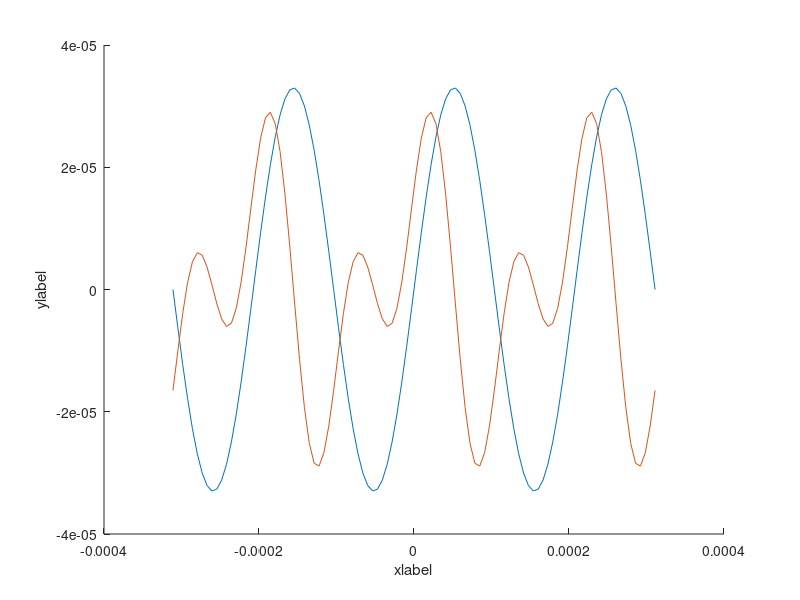

Here is the MATLAB script that generated this plot: (Note: this script raises an error after producing the figure.)
% figures matlab "propres"
clear all; close all;

% generate some data
scaling = 3.3e-5;
x = linspace(-3*pi,3*pi,100);
y1 = sin(x) * scaling;
y2 = (sin(2*x)+cos(x))/2 * scaling;

% figure 1 - default
fig = figure;
hold on; 
%grid on; box on;
%fig.Position = [100 100 560*0.57 420*0.57];
%ax = gca;
%ax.GridAlpha=0.3;
%ax.FontSize=8;
plot(x*scaling,y1);
plot(x*scaling,y2);
xlabel('xlabel')
ylabel('ylabel')

saveas(fig, 'figure1.eps', 'epsc')
%saveas(fig, 'figmatlab1.pdf') % 1 page complete
%print(gcf, '-dpdf', 'figmatlab1.pdf');

fig.PaperPositionMode = 'auto';
fig_pos = fig.PaperPosition;
fig.PaperSize = [fig_pos(3) fig_pos(4)];
print(fig,'figure1','-dpdf')